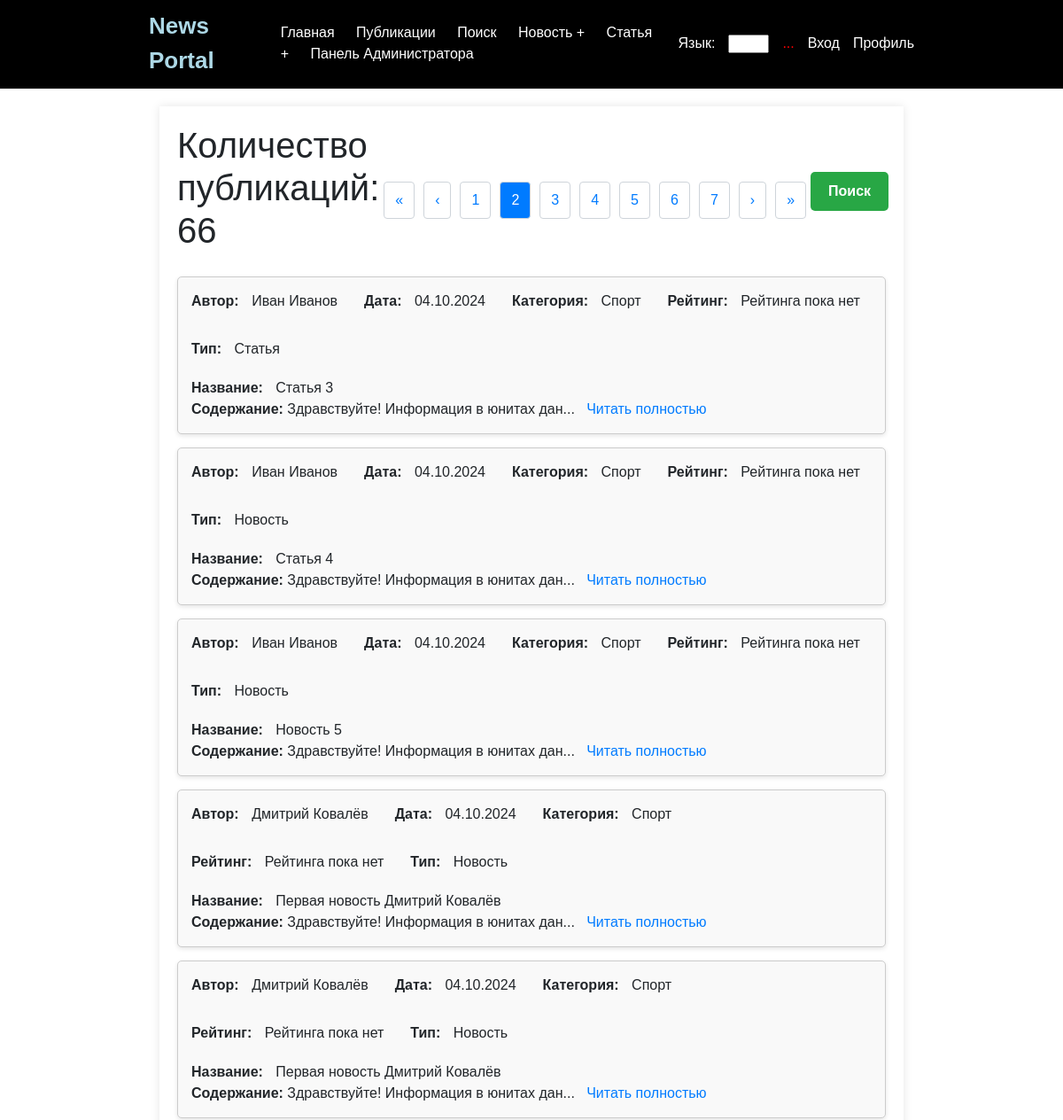
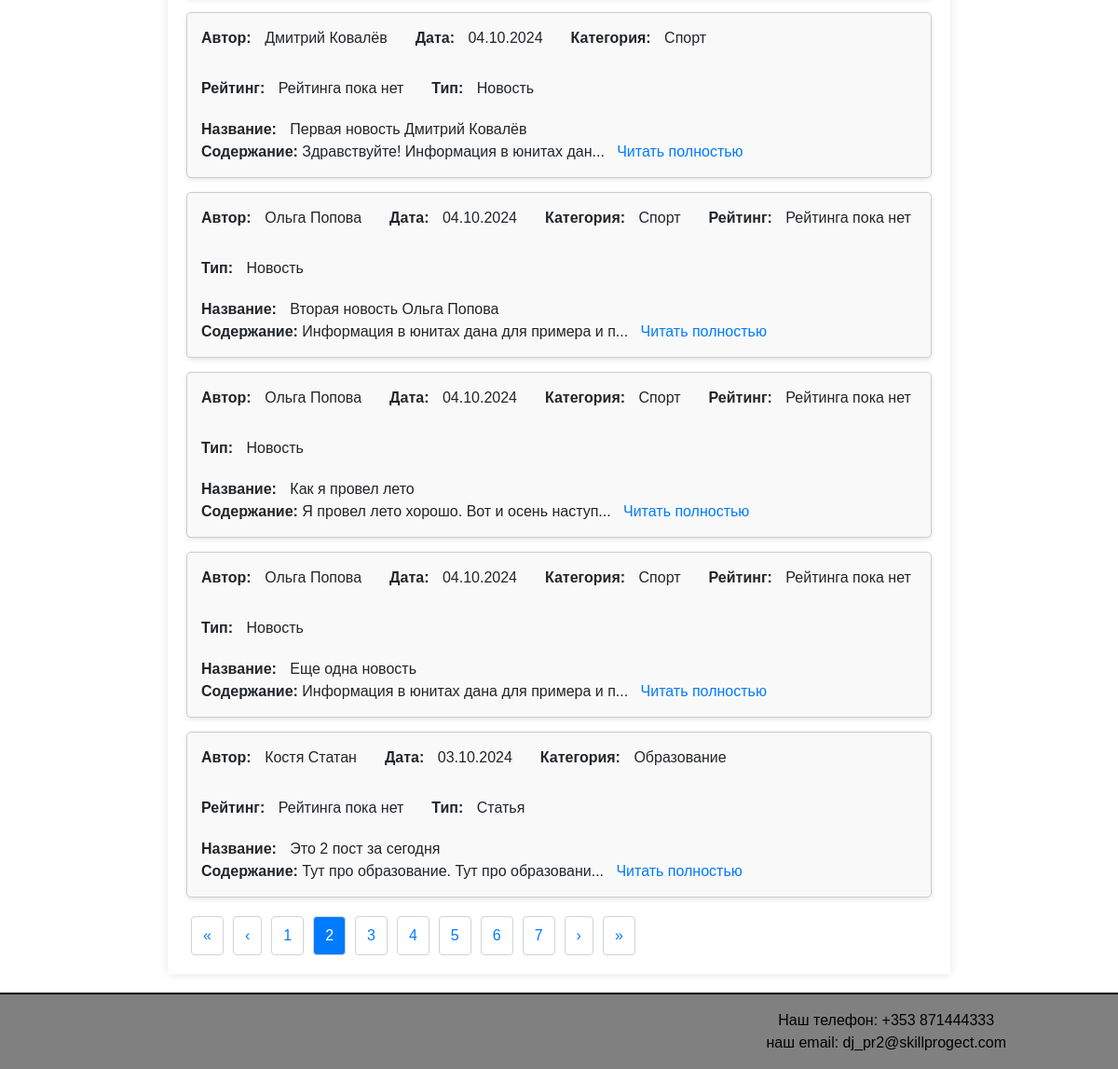
Screenshot of /news/?page=2 with the database file from the repository (2 pictures, top to bottom).
### news/models.py (models this page shows, shortened)
class Article(models.Model):
    title = models.CharField(max_length=200)
    content = models.TextField()
    publication_date = models.DateField()
    author_profile = models.ForeignKey(Profile, on_delete=models.CASCADE, default=9)
    article_type = models.BooleanField(default=False)
    category = models.ForeignKey(Category, on_delete=models.SET_NULL, null=True, blank=True)
    rating = models.ForeignKey(Rating, on_delete=models.SET_NULL, null=True, blank=True)

class Profile(models.Model):
    user = models.OneToOneField(User, on_delete=models.CASCADE)

class Category(models.Model):
    name = models.CharField(max_length=25, unique=False, verbose_name='Name of category')
    subscribers = models.ManyToManyField(User, related_name='categories', blank=True)
    class Meta:
        verbose_name = "Категория"
        verbose_name_plural = "Категории"

### news/views.py (the view)
# urls.py: path('news/', ArticleListView.as_view(), name='article_list'),
class ArticleListView(BaseArticleView):
    template_name = 'news/article_list.html'
    paginate_by = 10
    def get(self, request):
        page_number = request.GET.get('page', 1)
        page_obj, total_count = self.get_articles(page_number=page_number, items_per_page=self.paginate_by)
        return render(request, self.template_name, {
            'page_obj': page_obj,
            'total_count': total_count,
        })

### news/templatetags/censor_filters.py (called while the page is built)
@register.filter
def censor(value):
    if not isinstance(value, str):
        raise ValueError('Filter can only be applied to strings')
    def replace_word(match):
        word = match.group()
        if word.lower() in PROHIBITED_WORDS:
            return word[0] + '*' * (len(word) - 1)
        return word
    pattern = r'\b(?:' + '|'.join(re.escape(word) for word in PROHIBITED_WORDS) + r')\b'
    censored_text = re.sub(pattern, replace_word, value, flags=re.IGNORECASE)
    return censored_text

### news/views.py (called while the page is built)
    def get_articles(self, queryset=None, page_number=1, items_per_page=10):
        queryset = queryset or Article.objects.all().order_by('-publication_date')
        paginator = Paginator(queryset, items_per_page)
        try:
            page_obj = paginator.get_page(page_number)
        except PageNotAnInteger:
            page_obj = paginator.get_page(1)
        except EmptyPage:
            page_obj = paginator.get_page(paginator.num_pages)
        return page_obj, queryset.count()

### news/templates/news/article_list.html (shortened to what this page needs)
{% extends 'news/default.html' %}
{% load static %}
{% load i18n %}
{% load censor_filters %}
{% block content %}
    <link rel="stylesheet" href="{% static 'css/styles.css' %}">
    <div class="header-container">
        <h1>Количество публикаций: {{ total_count }}</h1>
    {% if page_obj.has_other_pages %}
        <div class="pagination">
            {% if page_obj.has_previous %}
                <a href="?page=1" title="Первая страница">«</a>
                <a href="?page={{ page_obj.previous_page_number }}" title="Предыдущая страница">‹</a>
            {% else %}
                <span class="disabled">«</span>
                <span class="disabled">‹</span>
            {% endif %}
            {% for num in page_obj.paginator.page_range %}
                {% if page_obj.number == num %}
                    <span class="current">{{ num }}</span>
                {% else %}
                    <a href="?page={{ num }}">{{ num }}</a>
                {% endif %}
            {% endfor %}
            {% if page_obj.has_next %}
                <a href="?page={{ page_obj.next_page_number }}" title="Следующая страница">›</a>
                <a href="?page={{ page_obj.paginator.num_pages }}" title="Последняя страница">»</a>
            {% else %}
                <span class="disabled">›</span>
                <span class="disabled">»</span>
            {% endif %}
        </div>
    {% endif %}
        <a href="{% url 'article_search' %}" class="search-button">Поиск</a>
    </div>
    <ul class="result-list">
        {% for article in page_obj %}
            <li class="result-item">
                <div class="result-details">
                    <div><strong class="label">Автор:</strong> <span class="author">{{ article.author_profile.user.first_name }} {{ article.author_profile.user.last_name }}</span></div>
                    <div><strong class="label">Дата:</strong> <span class="date">{{ article.publication_date|date:"d.m.Y" }}</span></div>
                    <div><strong class="label">Категория:</strong> <span class="category">{{ article.category.name }}</span></div>
                    <div><strong class="label">Рейтинг:</strong> <span class="title">Рейтинга пока нет</span></div>
                    <div><strong class="label">Тип:</strong>
                        <span class="title">{{ article.article_type|yesno:"Новость,Статья" }}</span>
                    </div>
                </div>
                <div class="result-content">
                    <div><strong class="label">Название:</strong> <span class="title">{{ article.title|censor }}</span></div>
                    <span><strong>Содержание:</strong> {{ article.content|slice:":40" }}...&nbsp;&nbsp;&nbsp;<a href="{% url 'article_detail' article.id %}">Читать полностью</a></span>
                </div>
            </li>
        {% empty %}
            <p>Публикаций пока нет.</p>
        {% endfor %}
    </ul>
    {% if page_obj.has_other_pages %}
        <div class="pagination">
            {% if page_obj.has_previous %}
                <a href="?page=1" title="Первая страница">«</a>
                <a href="?page={{ page_obj.previous_page_number }}" title="Предыдущая страница">‹</a>
            {% else %}
                <span class="disabled">«</span>
                <span class="disabled">‹</span>
            {% endif %}
            {% for num in page_obj.paginator.page_range %}
                {% if page_obj.number == num %}
                    <span class="current">{{ num }}</span>
                {% else %}
                    <a href="?page={{ num }}">{{ num }}</a>
                {% endif %}
            {% endfor %}
            {% if page_obj.has_next %}
                <a href="?page={{ page_obj.next_page_number }}" title="Следующая страница">›</a>
                <a href="?page={{ page_obj.paginator.num_pages }}" title="Последняя страница">»</a>
            {% else %}
                <span class="disabled">›</span>
                <span class="disabled">»</span>
            {% endif %}
        </div>
    {% endif %}
{% endblock %}

### news/static/css/styles.css (style rules this page uses)
.pagination { margin-top: 20px; text-align: center; }
.pagination a, .pagination span { padding: 8px 12px; margin: 0 5px; border: 1px solid #ced4da; border-radius: 4px; text-decoration: none; }
.pagination .current { background-color: #007bff; color: white; }
.result-list { list-style-type: none; padding: 0; }
.result-item { border: 1px solid #ccc; padding: 15px; margin-bottom: 15px; border-radius: 5px; background-color: #f9f9f9; box-shadow: 0 2px 5px rgba(0, 0, 0, 0.1); display: flex; flex-direction: column; }
.result-details { display: flex; gap: 30px; flex-wrap: wrap; margin-bottom: 15px; }
.result-content { margin-top: 5px; }
.result-item a { color: #007bff; text-decoration: none; }
.result-item .label { font-weight: bold; margin-right: 10px; display: inline; }
.result-details span { display: inline-block; }
.header-container { display: flex; justify-content: space-between; align-items: center; margin-bottom: 20px; }
.search-button { background-color: #28a745; color: white; padding: 10px 20px; border: none; border-radius: 5px; text-decoration: none; font-weight: bold; }
.label { font-weight: bold; margin-right: 5px; }

### news/templates/news/default.html (style rules this page uses)
body { font-family: Arial, sans-serif; margin: 0; padding: 0; box-sizing: border-box; }

### rows the page displays
Article: author_profile.user.first_name "Иван", author_profile.user.last_name "Иванов", publication_date "04.10.2024", category.name "Спорт", article_type "Статья", title|censor "Статья 3", content "Здравствуйте! Информация в юнитах дан"
Article: author_profile.user.first_name "Иван", author_profile.user.last_name "Иванов", publication_date "04.10.2024", category.name "Спорт", article_type "Новость", title|censor "Статья 4", content "Здравствуйте! Информация в юнитах дан"
Article: author_profile.user.first_name "Иван", author_profile.user.last_name "Иванов", publication_date "04.10.2024", category.name "Спорт", article_type "Новость", title|censor "Новость 5", content "Здравствуйте! Информация в юнитах дан"
Article: author_profile.user.first_name "Дмитрий", author_profile.user.last_name "Ковалёв", publication_date "04.10.2024", category.name "Спорт", article_type "Новость", title|censor "Первая новость Дмитрий Ковалёв", content "Здравствуйте! Информация в юнитах дан"
Article: author_profile.user.first_name "Дмитрий", author_profile.user.last_name "Ковалёв", publication_date "04.10.2024", category.name "Спорт", article_type "Новость", title|censor "Первая новость Дмитрий Ковалёв", content "Здравствуйте! Информация в юнитах дан"
Article: author_profile.user.first_name "Дмитрий", author_profile.user.last_name "Ковалёв", publication_date "04.10.2024", category.name "Спорт", article_type "Новость", title|censor "Первая новость Дмитрий Ковалёв", content "Здравствуйте! Информация в юнитах дан"
Article: author_profile.user.first_name "Ольга", author_profile.user.last_name "Попова", publication_date "04.10.2024", category.name "Спорт", article_type "Новость", title|censor "Вторая новость Ольга Попова", content "Информация в юнитах дана для примера и п"
Article: author_profile.user.first_name "Ольга", author_profile.user.last_name "Попова", publication_date "04.10.2024", category.name "Спорт", article_type "Новость", title|censor "Как я провел лето", content "Я провел лето хорошо. Вот и осень наступ"
Article: author_profile.user.first_name "Ольга", author_profile.user.last_name "Попова", publication_date "04.10.2024", category.name "Спорт", article_type "Новость", title|censor "Еще одна новость", content "Информация в юнитах дана для примера и п"
Article: author_profile.user.first_name "Костя", author_profile.user.last_name "Статан", publication_date "03.10.2024", category.name "Образование", article_type "Статья", title|censor "Это 2 пост за сегодня", content "Тут про образование. Тут про образовани"

### other values shown
{{ total_count }} "66"
{{ num }} "1" "3" "4" "5" "6" "7"
{{ num }} "2"
